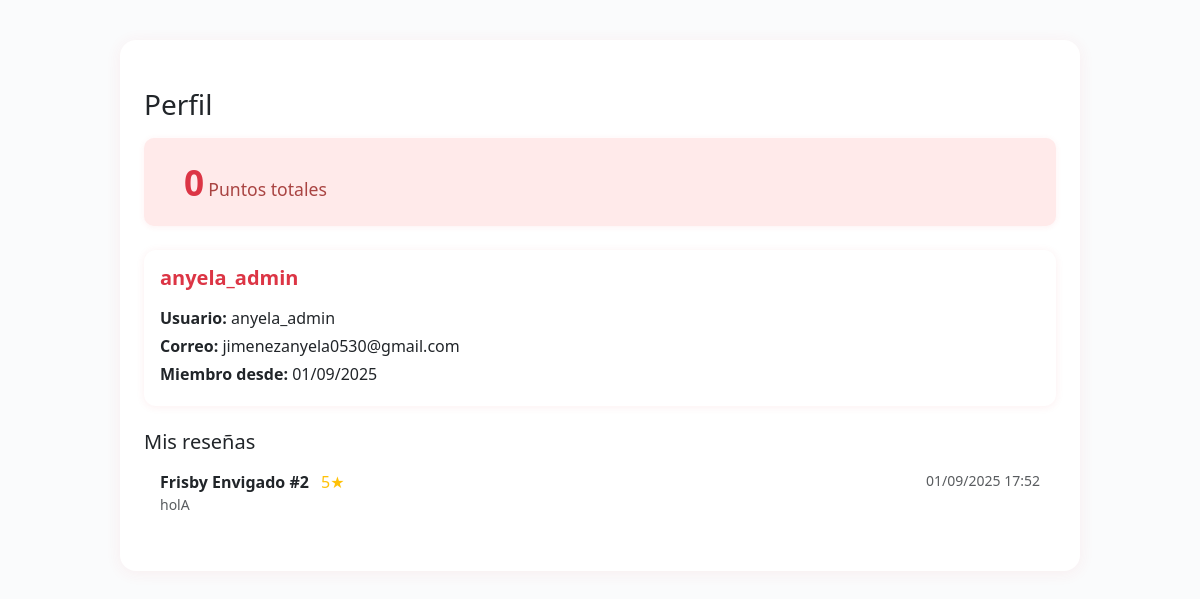
The app's page /accounts/profile/ (signed in), older data.
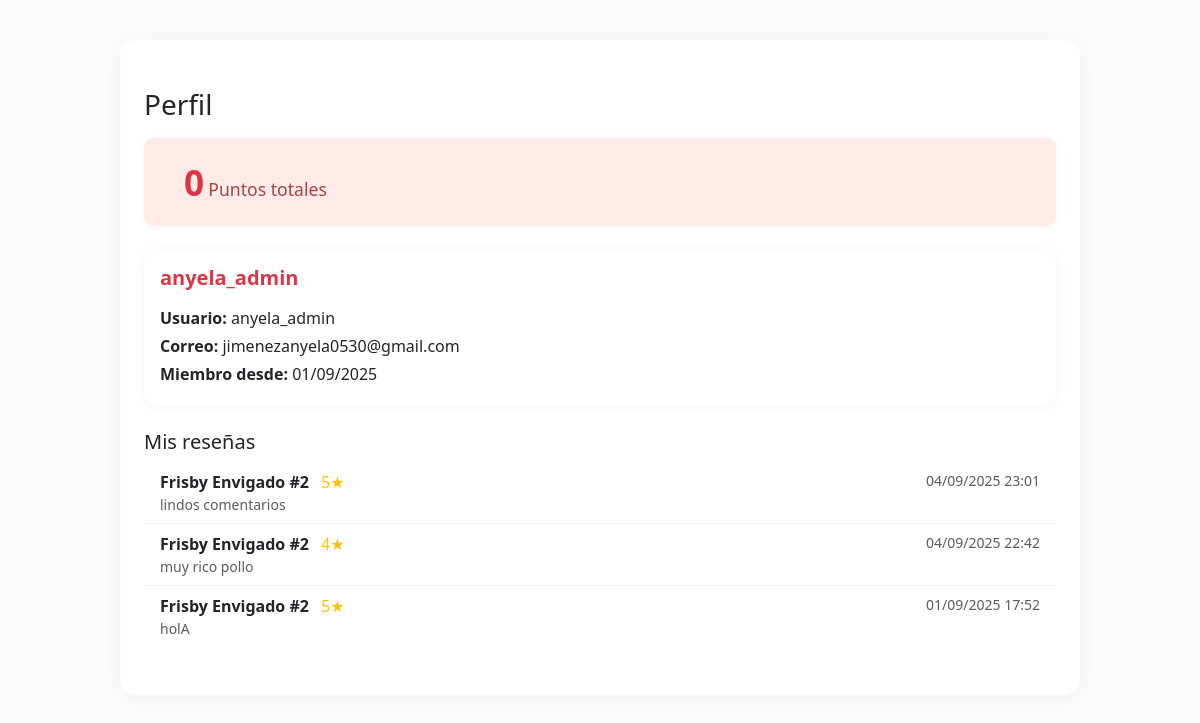
The same page, newer data.
### accounts/models.py (models this page shows)
class User(AbstractUser):
    user_type = models.ForeignKey(UserType, on_delete=models.SET_NULL, null=True, blank=True)

### appdely/models.py (models this page shows, shortened)
class Review(models.Model):
    business = models.ForeignKey(Business, on_delete=models.CASCADE)
    user = models.ForeignKey(settings.AUTH_USER_MODEL, on_delete=models.CASCADE)
    rating = models.PositiveSmallIntegerField()  # 1–5
    comment = models.TextField(blank=True, null=True)
    date = models.DateTimeField(auto_now_add=True)
    reply = models.TextField(blank=True, null=True)
    updated_at = models.DateTimeField(auto_now=True)
    reports = models.IntegerField(default=0)

class Business(models.Model):
    business_name = models.CharField(max_length=50)
    address = models.CharField(max_length=100)
    description = models.TextField()
    phone_number = models.CharField(max_length=30)
    email = models.CharField(max_length=50)
    status = models.BooleanField(default=True)
    created_at = models.DateTimeField(auto_now_add=True)
    updated_at = models.DateTimeField(auto_now=True)
    business_type = models.ForeignKey(BusinessType, on_delete=models.CASCADE)
    image_url = models.CharField(max_length=100, blank=True, null=True)

### accounts/views.py (the view)
# urls.py: path('profile/', views.profile, name='profile'),
@login_required
def profile(request):
    user = request.user
    user_reviews = []
    total_points = 0
    try:
        from appdely.models import Review, Point
        user_reviews = Review.objects.filter(user=user).select_related('business').order_by('-date')[:10]
        earned = Point.objects.filter(user=user, movement_type='earn').aggregate(models.Sum('amount'))['amount__sum'] or 0
        redeemed = Point.objects.filter(user=user, movement_type='redeem').aggregate(models.Sum('amount'))['amount__sum'] or 0
        total_points = earned - redeemed
    except Exception:
        pass
    return render(request, 'accounts/profile.html', {
        'user': user,
        'user_reviews': user_reviews,
        'total_points': total_points
    })

### accounts/templates/accounts/profile.html (shortened to what this page needs)
{% load static %}
<!DOCTYPE html>
<html lang="es">
<head>
  <link href="https://cdn.jsdelivr.net/npm/bootstrap@5.3.0/dist/css/bootstrap.min.css" rel="stylesheet">
  <link rel="stylesheet" href="{% static 'accounts/css/profile.css' %}">
</head>
<body>
  <div class="container py-5" style="max-width:960px;">
    <h1 class="h3 mb-3">Perfil</h1>
    <div class="points-box">
      <div>
        <span class="points-value">{{ total_points }}</span>
        <span class="points-label">Puntos totales</span>
      </div>
    </div>
    <div class="card mb-4">
      <div class="card-body">
        <h5 class="card-title mb-3">{{ user.get_full_name|default:user.username }}</h5>
        <p class="mb-1"><strong>Usuario:</strong> {{ user.username }}</p>
        <p class="mb-1"><strong>Correo:</strong> {{ user.email|default:"—" }}</p>
        <p class="mb-1"><strong>Miembro desde:</strong> {{ user.date_joined|date:"d/m/Y" }}</p>
      </div>
    </div>
    <h5>Mis reseñas</h5>
    {% if user_reviews %}
      <ul class="list-group">
        {% for r in user_reviews %}
            <li class="list-group-item d-flex justify-content-between">
                <span>
                    <strong>{{ r.business.business_name }}</strong>
                    <span class="text-warning ms-2">{{ r.rating }}★</span>
                    <div class="text-muted small">{{ r.comment|default:"Sin comentario" }}</div>
                </span>
                <span class="text-muted small">{{ r.date|date:"d/m/Y H:i" }}</span>
            </li>
        {% endfor %}
        </ul>
    {% else %}
      <p class="text-muted">Aún no tienes reseñas.</p>
    {% endif %}
  </div>
</body>
</html>

### accounts/static/accounts/css/profile.css (style rules this page uses)
body { background: #fafbfc; font-family: 'Segoe UI', 'Roboto', Arial, sans-serif; }
.container { background: #fff; border-radius: 16px; box-shadow: 0 2px 16px rgba(220, 53, 69, 0.07); margin-top: 40px; padding: 32px 24px; }
.card { border-radius: 12px; border: none; box-shadow: 0 1px 8px rgba(220, 53, 69, 0.08); }
.card-title { color: #dc3545; font-weight: 600; }
.list-group-item { border: none; border-bottom: 1px solid #f3f3f3; background: transparent; }
.list-group-item:last-child { border-bottom: none; }
.points-box { background: #ffeaea; border-radius: 10px; padding: 18px 24px; margin-bottom: 24px; display: flex; align-items: center; gap: 16px; box-shadow: 0 1px 6px rgba(220, 53, 69, 0.07); }
.points-value { font-size: 2.2rem; font-weight: bold; color: #dc3545; }
.points-label { font-size: 1.1rem; color: #a94442; font-weight: 500; }

Row changes from the older to the newer data that the page shows:
added Review: business.business_name "Frisby Envigado #2", rating "5", comment "lindos comentarios", date "04/09/2025 23:01"
added Review: business.business_name "Frisby Envigado #2", rating "4", comment "muy rico pollo", date "04/09/2025 22:42"
